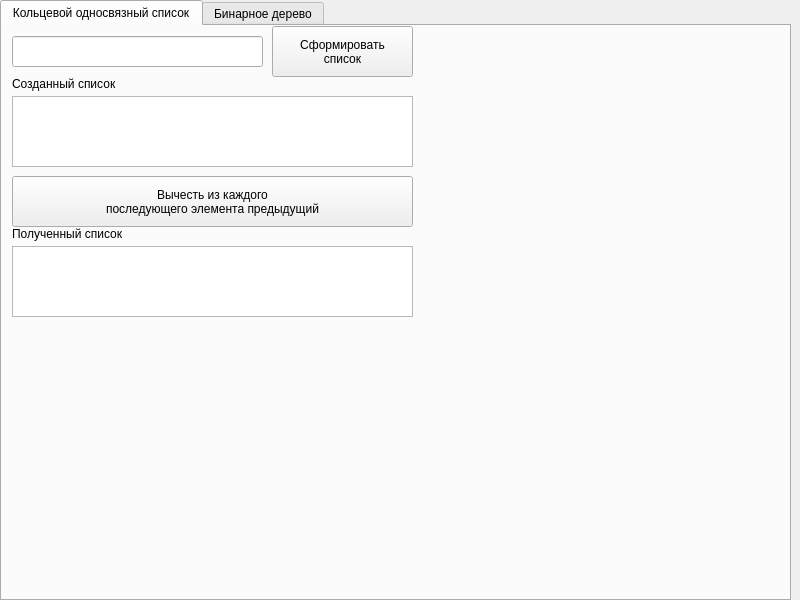
<?xml version="1.0" encoding="UTF-8"?>
<ui version="4.0">
 <class>MainWindow</class>
 <widget class="QMainWindow" name="MainWindow">
  <property name="geometry">
   <rect>
    <x>0</x>
    <y>0</y>
    <width>800</width>
    <height>600</height>
   </rect>
  </property>
  <property name="cursor">
   <cursorShape>ArrowCursor</cursorShape>
  </property>
  <property name="windowTitle">
   <string>Лабораторная работа номер два))))))))))))))))))))))))00</string>
  </property>
  <property name="styleSheet">
   <string notr="true"/>
  </property>
  <widget class="QWidget" name="centralwidget">
   <widget class="QTabWidget" name="tabWidget">
    <property name="geometry">
     <rect>
      <x>0</x>
      <y>0</y>
      <width>791</width>
      <height>601</height>
     </rect>
    </property>
    <property name="currentIndex">
     <number>0</number>
    </property>
    <widget class="QWidget" name="tab">
     <attribute name="title">
      <string>Кольцевой односвязный список</string>
     </attribute>
     <widget class="QLineEdit" name="lineEdit">
      <property name="geometry">
       <rect>
        <x>10</x>
        <y>10</y>
        <width>251</width>
        <height>31</height>
       </rect>
      </property>
     </widget>
     <widget class="QPushButton" name="pushButton">
      <property name="geometry">
       <rect>
        <x>270</x>
        <y>0</y>
        <width>141</width>
        <height>51</height>
       </rect>
      </property>
      <property name="text">
       <string>Сформировать
список</string>
      </property>
     </widget>
     <widget class="QLabel" name="label">
      <property name="geometry">
       <rect>
        <x>10</x>
        <y>50</y>
        <width>121</width>
        <height>16</height>
       </rect>
      </property>
      <property name="text">
       <string>Созданный список</string>
      </property>
     </widget>
     <widget class="QLabel" name="label_2">
      <property name="geometry">
       <rect>
        <x>10</x>
        <y>200</y>
        <width>131</width>
        <height>16</height>
       </rect>
      </property>
      <property name="text">
       <string>Полученный список</string>
      </property>
     </widget>
     <widget class="QPushButton" name="pushButton_2">
      <property name="geometry">
       <rect>
        <x>10</x>
        <y>150</y>
        <width>401</width>
        <height>51</height>
       </rect>
      </property>
      <property name="text">
       <string>Вычесть из каждого
последующего элемента предыдущий</string>
      </property>
     </widget>
     <widget class="QPlainTextEdit" name="plainTextEdit">
      <property name="geometry">
       <rect>
        <x>10</x>
        <y>70</y>
        <width>401</width>
        <height>71</height>
       </rect>
      </property>
      <property name="readOnly">
       <bool>false</bool>
      </property>
     </widget>
     <widget class="QPlainTextEdit" name="plainTextEdit_2">
      <property name="geometry">
       <rect>
        <x>10</x>
        <y>220</y>
        <width>401</width>
        <height>71</height>
       </rect>
      </property>
      <property name="readOnly">
       <bool>true</bool>
      </property>
     </widget>
    </widget>
    <widget class="QWidget" name="tab_2">
     <attribute name="title">
      <string>Бинарное дерево</string>
     </attribute>
    </widget>
   </widget>
  </widget>
 </widget>
 <resources/>
 <connections/>
</ui>
